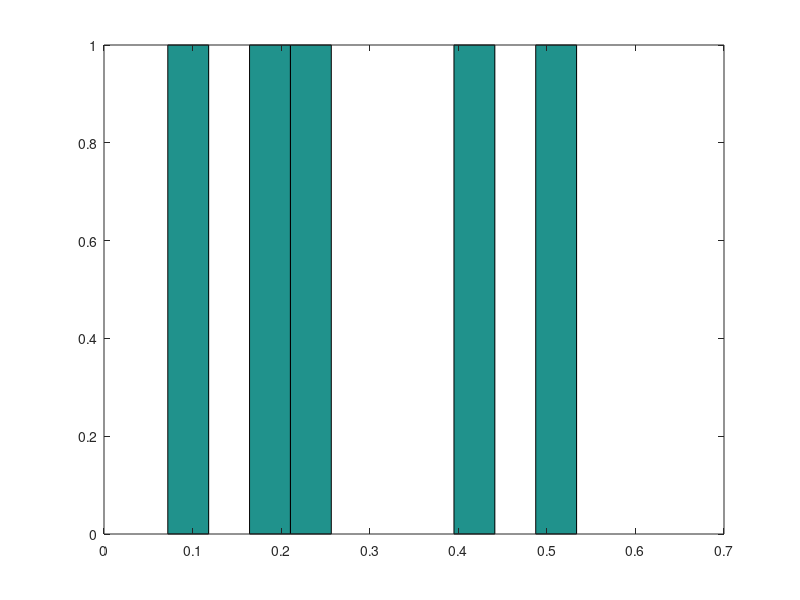
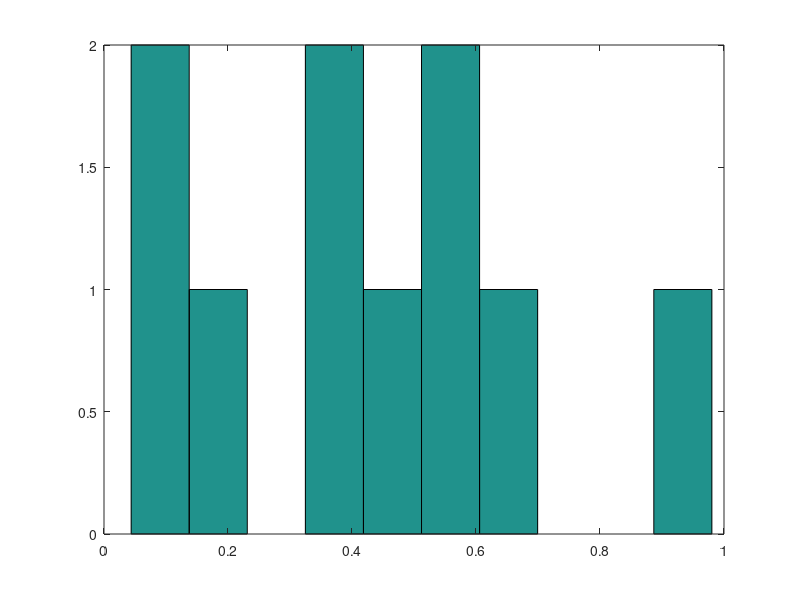
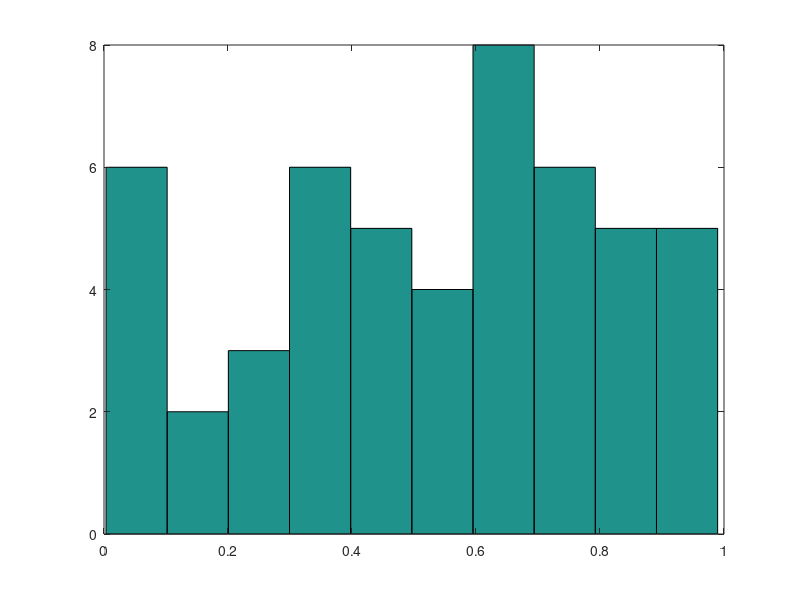
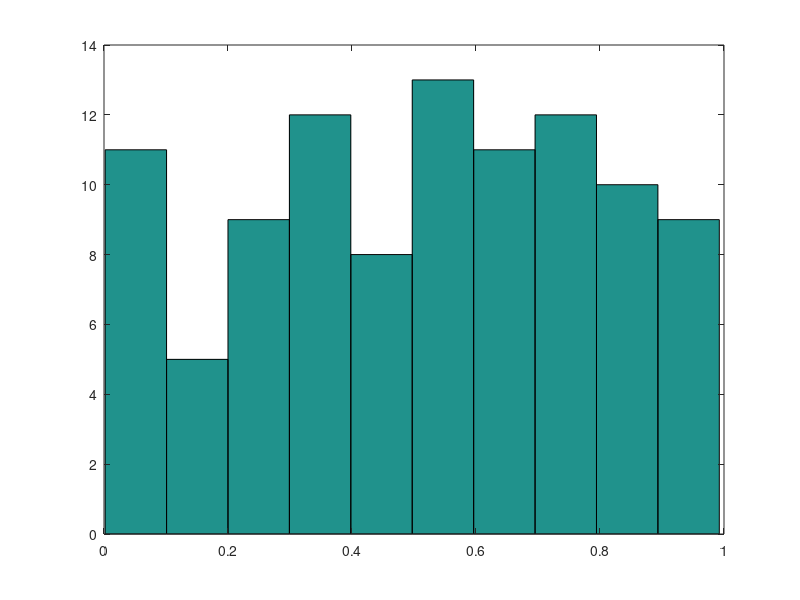

These charts were generated, in order, by the following MATLAB code: (Note: this script raises an error after producing the figures.)
% Sum N uniform random variable. Plot histogram of sum for
% N = 5, 10, 50, 100.

A1 = rand([1 5]);
A2 = rand([1 10]);
A3 = rand([1 50]);
A4 = rand([1 100]);

figure(1); (hist(A1));
figure(2); (hist(A2));
figure(3); (hist(A3));
figure(4); (hist(A4));

% Use the delay profile from 5G ETSI document Table 7-7-2.1 TDL-A
% page 64 to generate a channel Rayleigh fading channel. Use Matlab
% rayleighchan(). Use fd=0 and delay spread 100ns.

delay = []
cd = 1;
while(cd < 24)
    delay(cd) = input('Enter a delay value: ');
    cd = cd+1;
end
pdB = []
cp = 1;
while(cp < 24)
    pdB(cp) = input('Enter a pdB value: ');
    cp = cp+1;
end

channels = rayleighchan(100, 0, delay, pdB);


% Show that the channel is indeed Rayleigh by plotting histogram of
% magnitude of channel gains.


% Use histogram to show that the channel gain is Gaussian.


